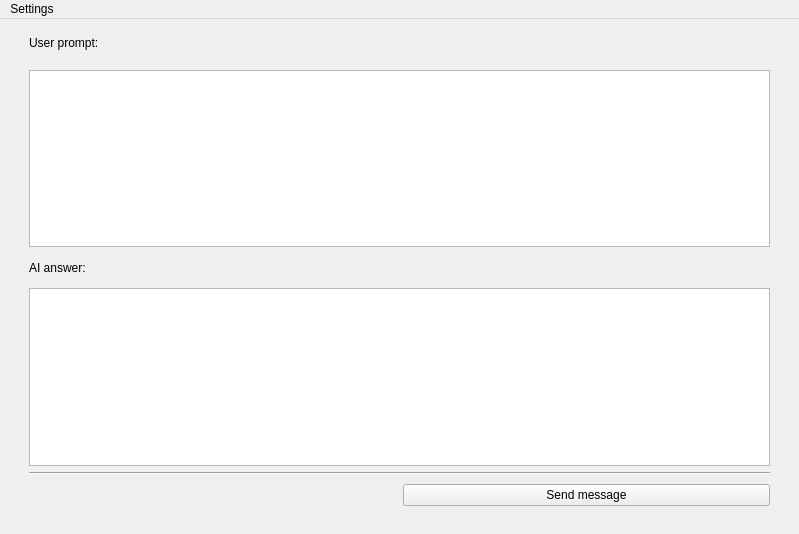
<?xml version="1.0" encoding="UTF-8"?>
<ui version="4.0">
 <class>MainWindow</class>
 <widget class="QMainWindow" name="MainWindow">
  <property name="geometry">
   <rect>
    <x>0</x>
    <y>0</y>
    <width>799</width>
    <height>534</height>
   </rect>
  </property>
  <property name="windowTitle">
   <string>AI chat</string>
  </property>
  <widget class="QWidget" name="centralwidget">
   <layout class="QGridLayout" name="gridLayout">
    <item row="4" column="1" colspan="2">
     <widget class="QTextBrowser" name="modelResponse"/>
    </item>
    <item row="6" column="1" colspan="2">
     <widget class="Line" name="line">
      <property name="orientation">
       <enum>Qt::Horizontal</enum>
      </property>
     </widget>
    </item>
    <item row="11" column="2">
     <spacer name="horizontalSpacer_3">
      <property name="orientation">
       <enum>Qt::Horizontal</enum>
      </property>
      <property name="sizeHint" stdset="0">
       <size>
        <width>40</width>
        <height>19</height>
       </size>
      </property>
     </spacer>
    </item>
    <item row="10" column="2">
     <widget class="QPushButton" name="pushButton">
      <property name="text">
       <string>Send message</string>
      </property>
     </widget>
    </item>
    <item row="0" column="1">
     <widget class="QLabel" name="label_2">
      <property name="text">
       <string>User prompt:</string>
      </property>
     </widget>
    </item>
    <item row="0" column="0" rowspan="5">
     <spacer name="verticalSpacer_2">
      <property name="orientation">
       <enum>Qt::Vertical</enum>
      </property>
      <property name="sizeHint" stdset="0">
       <size>
        <width>20</width>
        <height>40</height>
       </size>
      </property>
     </spacer>
    </item>
    <item row="3" column="1">
     <widget class="QLabel" name="label">
      <property name="text">
       <string>AI answer:</string>
      </property>
     </widget>
    </item>
    <item row="0" column="2">
     <spacer name="horizontalSpacer_2">
      <property name="orientation">
       <enum>Qt::Horizontal</enum>
      </property>
      <property name="sizeHint" stdset="0">
       <size>
        <width>40</width>
        <height>30</height>
       </size>
      </property>
     </spacer>
    </item>
    <item row="7" column="1" colspan="2">
     <spacer name="horizontalSpacer_4">
      <property name="orientation">
       <enum>Qt::Horizontal</enum>
      </property>
      <property name="sizeHint" stdset="0">
       <size>
        <width>40</width>
        <height>3</height>
       </size>
      </property>
     </spacer>
    </item>
    <item row="3" column="2">
     <spacer name="horizontalSpacer">
      <property name="orientation">
       <enum>Qt::Horizontal</enum>
      </property>
      <property name="sizeHint" stdset="0">
       <size>
        <width>40</width>
        <height>29</height>
       </size>
      </property>
     </spacer>
    </item>
    <item row="2" column="1" colspan="2">
     <widget class="QPlainTextEdit" name="userMessage"/>
    </item>
    <item row="0" column="3" rowspan="5">
     <spacer name="verticalSpacer">
      <property name="orientation">
       <enum>Qt::Vertical</enum>
      </property>
      <property name="sizeHint" stdset="0">
       <size>
        <width>20</width>
        <height>40</height>
       </size>
      </property>
     </spacer>
    </item>
    <item row="10" column="1">
     <spacer name="horizontalSpacer_5">
      <property name="orientation">
       <enum>Qt::Horizontal</enum>
      </property>
      <property name="sizeHint" stdset="0">
       <size>
        <width>40</width>
        <height>20</height>
       </size>
      </property>
     </spacer>
    </item>
   </layout>
  </widget>
  <widget class="QMenuBar" name="menuBar">
   <property name="geometry">
    <rect>
     <x>0</x>
     <y>0</y>
     <width>799</width>
     <height>23</height>
    </rect>
   </property>
   <widget class="QMenu" name="menuSettings">
    <property name="title">
     <string>Settings</string>
    </property>
    <addaction name="actionManage_agents"/>
    <addaction name="actionInterface_settings"/>
    <addaction name="actionConnection_settigns"/>
   </widget>
   <addaction name="menuSettings"/>
  </widget>
  <action name="actionhi">
   <property name="text">
    <string>hi</string>
   </property>
  </action>
  <action name="actionManage_Agents">
   <property name="text">
    <string>Manage Agents</string>
   </property>
  </action>
  <action name="actionEdit_options">
   <property name="text">
    <string>Edit options</string>
   </property>
  </action>
  <action name="actionEdit_connection">
   <property name="text">
    <string>Edit connection</string>
   </property>
  </action>
  <action name="actionManage_agents">
   <property name="text">
    <string>Manage Agents</string>
   </property>
  </action>
  <action name="actionInterface_settings">
   <property name="text">
    <string>Interface settings</string>
   </property>
  </action>
  <action name="actionConnection_settigns">
   <property name="text">
    <string>Connection settigns</string>
   </property>
  </action>
 </widget>
 <resources/>
 <connections/>
</ui>
